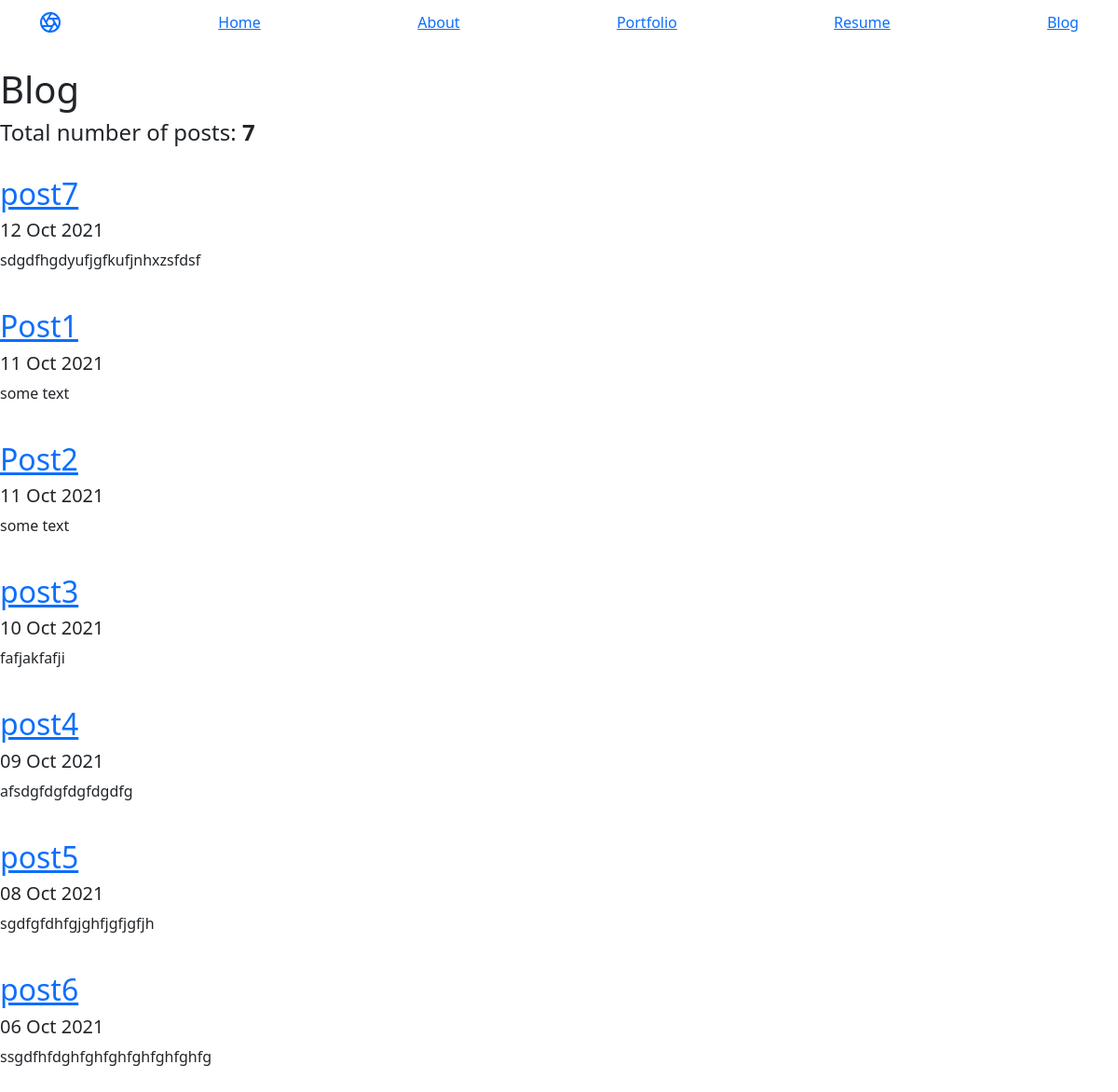
The page /blog/ on the database as committed earlier.
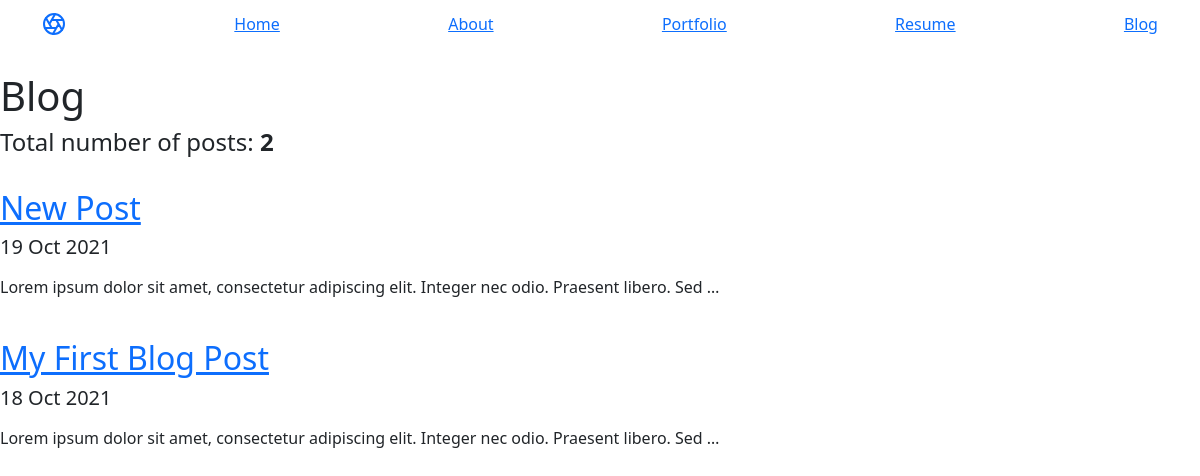
The same page on the database as committed later.
### blog/models.py (models this page shows, shortened)
class Blog(models.Model):
    title = models.CharField(max_length = 200)
    text = models.TextField(blank = True)
    date = models.DateField()

### blog/views.py (the view)
# urls.py: path('', views.all_blogs, name='all_blogs'),
def all_blogs(request):
    blogs = Blog.objects.order_by('-date')
    return render(request, 'blog/all_blogs.html', {'blogs': blogs})

### blog/templates/blog/all_blogs.html
{%  extends 'portfolio/base.html'  %}
{%  block content  %}
<br>
<h1>Blog</h1>
<h4>Total number of post{{  blogs.count|pluralize  }}: <b>{{  blogs.count  }}</b></h4>
<br>
{%  for blog in blogs  %}
<div>
  <a href="{% url 'blog:detail' blog.id %}"><h2>{{  blog.title  }}</h2></a>
  <h5>{{  blog.date|date:'d M Y'  }}</h5>
  <p>{{  blog.text|safe|truncatechars:100  }}</p>
  <br>
</div>
{%  endfor  %}
{%  endblock  %}

### portfolio/templates/portfolio/base.html (shortened to what this page needs)
<!doctype html>
<html lang="en">
  <head>
    <link href="https://cdn.jsdelivr.net/npm/bootstrap@5.1.3/dist/css/bootstrap.min.css" rel="stylesheet">
    {%  load static  %}
    <header class="site-header sticky-top py-1">
    <nav class="container d-flex flex-column flex-md-row justify-content-between">
      <a class="py-2" href="{%  url 'portfolio:home'  %}" aria-label="Home">
      </a>
      <a class="py-2 d-none d-md-inline-block" href="{%  url 'portfolio:home'  %}">Home</a>
      <a class="py-2 d-none d-md-inline-block" href="{%  url 'portfolio:about'  %}">About</a>
      <a class="py-2 d-none d-md-inline-block" href="{%  url 'portfolio:portfolio'  %}">Portfolio</a>
      <a class="py-2 d-none d-md-inline-block" href="{%  static 'portfolio/resume.pdf  '%}">Resume</a>
      <a class="py-2 d-none d-md-inline-block" href="{%  url 'blog:all_blogs'  %}">Blog</a>
    </nav>
    </header>
  </head>
  <body>
    {%  block content  %}{%  endblock  %}
  </body>
</html>

Rows that differ between the two databases and show on the page:
removed Blog: title "post7", date "12 Oct 2021", text "sdgdfhgdyufjgfkufjnhxzsfdsf"
removed Blog: title "Post1", date "11 Oct 2021", text "some text"
removed Blog: title "Post2", date "11 Oct 2021", text "some text"
removed Blog: title "post3", date "10 Oct 2021", text "fafjakfafji"
removed Blog: title "post4", date "09 Oct 2021", text "afsdgfdgfdgfdgdfg"
removed Blog: title "post5", date "08 Oct 2021", text "sgdfgfdhfgjghfjgfjgfjh"
removed Blog: title "post6", date "06 Oct 2021", text "ssgdfhfdghfghfghfghfghfghfg"
added Blog: title "New Post", date "19 Oct 2021", text "Lorem ipsum dolor sit amet, consectetur adipiscing elit. Integer nec odio. Praesent libero. Sed …"
added Blog: title "My First Blog Post", date "18 Oct 2021", text "Lorem ipsum dolor sit amet, consectetur adipiscing elit. Integer nec odio. Praesent libero. Sed …"
Other text that changed with them:
{{ blogs.count }}: "7" → "2"
